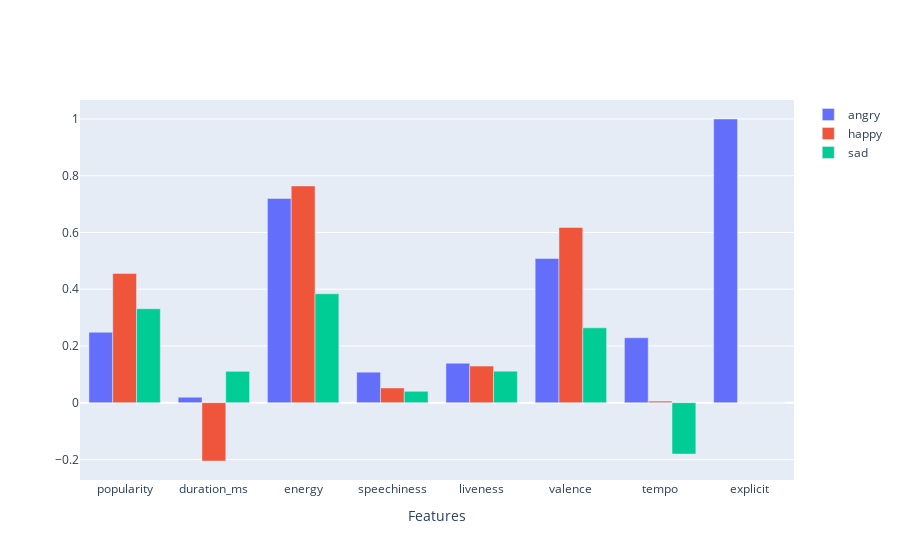

Notebook cell for this chart:
### Code cell
features = ['popularity',
 'duration_ms',
 'energy',
 'speechiness',
 'liveness',
 'valence',
 'tempo',
 'explicit']

fig = go.Figure(data=[
    go.Bar(name='angry', x=df_features_median.loc['angry'].index, y=df_features_median.loc['angry'].values),
    go.Bar(name='happy', x=df_features_median.loc['happy'].index, y=df_features_median.loc['happy'].values),
    go.Bar(name='sad', x=df_features_median.loc['sad'].index, y=df_features_median.loc['sad'].values)

            ])

fig.update_layout(barmode='group')
fig.update_xaxes(title_text="Features")
fig.show()

### Figure 1 — Plotly figure (JSON) as saved in the notebook; plotly's stock layout.template omitted (floating-point values rounded to 4 significant figures)
{"data": [{"name": "angry", "type": "bar", "x": ["popularity", "duration_ms", "energy", "speechiness", "liveness", "valence", "tempo", "explicit"], "y": [0.2483, 0.01932, 0.72, 0.1075, 0.139, 0.5085, 0.229, 1]}, {"name": "happy", "type": "bar", "x": ["popularity", "duration_ms", "energy", "speechiness", "liveness", "valence", "tempo", "explicit"], "y": [0.4558, -0.2055, 0.764, 0.0519, 0.129, 0.6175, 0.005579, 0]}, {"name": "sad", "type": "bar", "x": ["popularity", "duration_ms", "energy", "speechiness", "liveness", "valence", "tempo", "explicit"], "y": [0.3313, 0.1106, 0.384, 0.0402, 0.111, 0.264, -0.1811, 0]}], "layout": {"barmode": "group", "xaxis": {"title": {"text": "Features"}}}}
